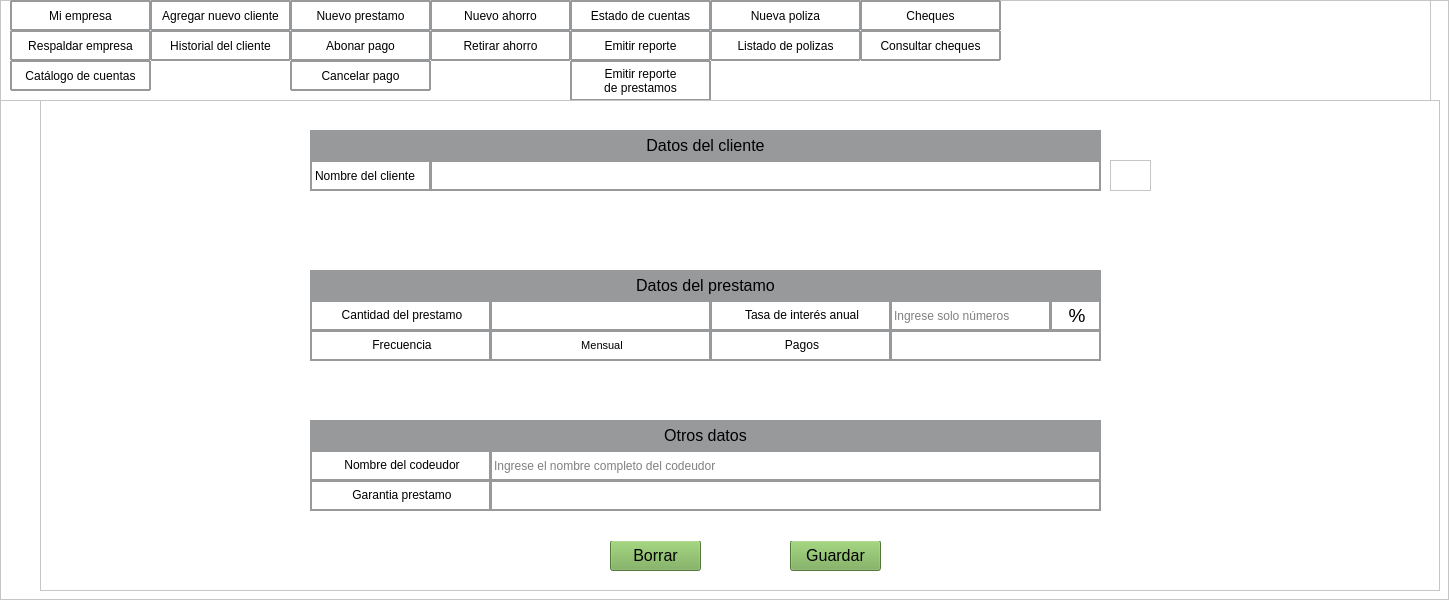
             <widget class="QFrame" name="contenido">
              <property name="styleSheet">
               <string notr="true">background-color: rgb(255, 255, 255);</string>
              </property>
              <property name="frameShape">
               <enum>QFrame::StyledPanel</enum>
              </property>
              <property name="frameShadow">
               <enum>QFrame::Raised</enum>
              </property>
              <widget class="QLabel" name="label_18">
               <property name="geometry">
                <rect>
                 <x>1000</x>
                 <y>10</y>
                 <width>251</width>
                 <height>51</height>
                </rect>
               </property>
               <property name="text">
                <string/>
               </property>
              </widget>
              <widget class="QFrame" name="frame">
               <property name="geometry">
                <rect>
                 <x>0</x>
                 <y>0</y>
                 <width>1431</width>
                 <height>101</height>
                </rect>
               </property>
               <property name="frameShape">
                <enum>QFrame::StyledPanel</enum>
               </property>
               <property name="frameShadow">
                <enum>QFrame::Raised</enum>
               </property>
               <widget class="QLabel" name="IngresaTitulo">
                <property name="geometry">
                 <rect>
                  <x>292</x>
                  <y>20</y>
                  <width>841</width>
                  <height>61</height>
                 </rect>
                </property>
                <property name="minimumSize">
                 <size>
                  <width>750</width>
                  <height>0</height>
                 </size>
                </property>
                <property name="maximumSize">
                 <size>
                  <width>1600</width>
                  <height>16777215</height>
                 </size>
                </property>
                <property name="font">
                 <font>
                  <pointsize>16</pointsize>
                 </font>
                </property>
                <property name="styleSheet">
                 <string notr="true"/>
                </property>
                <property name="text">
                 <string>&lt;html&gt;&lt;head/&gt;&lt;body&gt;&lt;p align=&quot;center&quot;&gt;Nuevo prestamo&lt;/p&gt;&lt;/body&gt;&lt;/html&gt;</string>
                </property>
               </widget>
               <widget class="QLabel" name="label_10">
                <property name="geometry">
                 <rect>
                  <x>1200</x>
                  <y>10</y>
                  <width>80</width>
                  <height>80</height>
                 </rect>
                </property>
                <property name="minimumSize">
                 <size>
                  <width>80</width>
                  <height>80</height>
                 </size>
                </property>
                <property name="text">
                 <string/>
                </property>
                <property name="pixmap">
                 <pixmap resource="../imagenes/res.qrc">:/imagen/logobueno_preview_rev_1.png</pixmap>
                </property>
               </widget>
               <widget class="QPushButton" name="Catalogo">
                <property name="geometry">
                 <rect>
                  <x>10</x>
                  <y>60</y>
                  <width>141</width>
                  <height>31</height>
                 </rect>
                </property>
                <property name="styleSheet">
                 <string notr="true">border-style: solid;
border-width: 2px;
border-color: rgb(151, 153, 155);
border-radius: 1px;
</string>
                </property>
                <property name="text">
                 <string>Catálogo de cuentas</string>
                </property>
               </widget>
               <widget class="QPushButton" name="Respaldo">
                <property name="geometry">
                 <rect>
                  <x>10</x>
                  <y>30</y>
                  <width>141</width>
                  <height>31</height>
                 </rect>
                </property>
                <property name="styleSheet">
                 <string notr="true">border-style: solid;
border-width: 2px;
border-color: rgb(151, 153, 155);
border-radius: 1px;
</string>
                </property>
                <property name="text">
                 <string>Respaldar empresa</string>
                </property>
               </widget>
               <widget class="QPushButton" name="Mi_Empresa">
                <property name="geometry">
                 <rect>
                  <x>10</x>
                  <y>0</y>
                  <width>141</width>
                  <height>31</height>
                 </rect>
                </property>
                <property name="styleSheet">
                 <string notr="true">border-style: solid;
border-width: 2px;
border-color: rgb(151, 153, 155);
border-radius: 1px;
</string>
                </property>
                <property name="text">
                 <string>Mi empresa</string>
                </property>
               </widget>
               <widget class="QPushButton" name="Ahorro">
                <property name="geometry">
                 <rect>
                  <x>430</x>
                  <y>0</y>
                  <width>141</width>
                  <height>31</height>
                 </rect>
                </property>
                <property name="styleSheet">
                 <string notr="true">border-style: solid;
border-width: 2px;
border-color: rgb(151, 153, 155);
border-radius: 1px;
</string>
                </property>
                <property name="text">
                 <string>Nuevo ahorro</string>
                </property>
               </widget>
               <widget class="QPushButton" name="abonar">
                <property name="geometry">
                 <rect>
                  <x>290</x>
                  <y>30</y>
                  <width>141</width>
                  <height>31</height>
                 </rect>
                </property>
                <property name="styleSheet">
                 <string notr="true">border-style: solid;
border-width: 2px;
border-color: rgb(151, 153, 155);
border-radius: 1px;
</string>
                </property>
                <property name="text">
                 <string>Abonar pago</string>
                </property>
               </widget>
               <widget class="QPushButton" name="Reportes">
                <property name="geometry">
                 <rect>
                  <x>570</x>
                  <y>30</y>
                  <width>141</width>
                  <height>31</height>
                 </rect>
                </property>
                <property name="styleSheet">
                 <string notr="true">border-style: solid;
border-width: 2px;
border-color: rgb(151, 153, 155);
border-radius: 1px;
</string>
                </property>
                <property name="text">
                 <string>Emitir reporte</string>
                </property>
               </widget>
               <widget class="QPushButton" name="Polizas">
                <property name="geometry">
                 <rect>
                  <x>710</x>
                  <y>0</y>
                  <width>151</width>
                  <height>31</height>
                 </rect>
                </property>
                <property name="styleSheet">
                 <string notr="true">border-style: solid;
border-width: 2px;
border-color: rgb(151, 153, 155);
border-radius: 1px;
</string>
                </property>
                <property name="text">
                 <string>Nueva poliza</string>
                </property>
               </widget>
               <widget class="QPushButton" name="Historial">
                <property name="geometry">
                 <rect>
                  <x>150</x>
                  <y>30</y>
                  <width>141</width>
                  <height>31</height>
                 </rect>
                </property>
                <property name="styleSheet">
                 <string notr="true">border-style: solid;
border-width: 2px;
border-color: rgb(151, 153, 155);
border-radius: 1px;
</string>
                </property>
                <property name="text">
                 <string>Historial del cliente</string>
                </property>
               </widget>
               <widget class="QPushButton" name="Estado">
                <property name="geometry">
                 <rect>
                  <x>570</x>
                  <y>0</y>
                  <width>141</width>
                  <height>31</height>
                 </rect>
                </property>
                <property name="styleSheet">
                 <string notr="true">border-style: solid;
border-width: 2px;
border-color: rgb(151, 153, 155);
border-radius: 1px;
</string>
                </property>
                <property name="text">
                 <string>Estado de cuentas</string>
                </property>
               </widget>
               <widget class="QPushButton" name="cancelar">
                <property name="geometry">
                 <rect>
                  <x>290</x>
                  <y>60</y>
                  <width>141</width>
                  <height>31</height>
                 </rect>
                </property>
                <property name="styleSheet">
                 <string notr="true">border-style: solid;
border-width: 2px;
border-color: rgb(151, 153, 155);
border-radius: 1px;
</string>
                </property>
                <property name="text">
                 <string>Cancelar pago</string>
                </property>
               </widget>
               <widget class="QPushButton" name="Cliente">
                <property name="geometry">
                 <rect>
                  <x>150</x>
                  <y>0</y>
                  <width>141</width>
                  <height>31</height>
                 </rect>
                </property>
                <property name="styleSheet">
                 <string notr="true">border-style: solid;
border-width: 2px;
border-color: rgb(151, 153, 155);
border-radius: 1px;
</string>
                </property>
                <property name="text">
                 <string>Agregar nuevo cliente</string>
                </property>
               </widget>
               <widget class="QPushButton" name="Retirar">
                <property name="geometry">
                 <rect>
                  <x>430</x>
                  <y>30</y>
                  <width>141</width>
                  <height>31</height>
                 </rect>
                </property>
                <property name="styleSheet">
                 <string notr="true">border-style: solid;
border-width: 2px;
border-color: rgb(151, 153, 155);
border-radius: 1px;
</string>
                </property>
                <property name="text">
                 <string>Retirar ahorro</string>
                </property>
               </widget>
               <widget class="QPushButton" name="Cheques">
                <property name="geometry">
                 <rect>
                  <x>860</x>
                  <y>0</y>
                  <width>141</width>
                  <height>31</height>
                 </rect>
                </property>
                <property name="styleSheet">
                 <string notr="true">border-style: solid;
border-width: 2px;
border-color: rgb(151, 153, 155);
border-radius: 1px;
</string>
                </property>
                <property name="text">
                 <string>Cheques</string>
                </property>
               </widget>
               <widget class="QPushButton" name="Consulta_cheque">
                <property name="geometry">
                 <rect>
                  <x>860</x>
                  <y>30</y>
                  <width>141</width>
                  <height>31</height>
                 </rect>
                </property>
                <property name="styleSheet">
                 <string notr="true">border-style: solid;
border-width: 2px;
border-color: rgb(151, 153, 155);
border-radius: 1px;
</string>
                </property>
                <property name="text">
                 <string>Consultar cheques</string>
                </property>
               </widget>
               <widget class="QPushButton" name="Listado">
                <property name="geometry">
                 <rect>
                  <x>710</x>
                  <y>30</y>
                  <width>151</width>
                  <height>31</height>
                 </rect>
                </property>
                <property name="styleSheet">
                 <string notr="true">border-style: solid;
border-width: 2px;
border-color: rgb(151, 153, 155);
border-radius: 1px;
</string>
                </property>
                <property name="text">
                 <string>Listado de polizas</string>
                </property>
               </widget>
               <widget class="QPushButton" name="prestamo">
                <property name="geometry">
                 <rect>
                  <x>290</x>
                  <y>0</y>
                  <width>141</width>
                  <height>31</height>
                 </rect>
                </property>
                <property name="styleSheet">
                 <string notr="true">border-style: solid;
border-width: 2px;
border-color: rgb(151, 153, 155);
border-radius: 1px;
</string>
                </property>
                <property name="text">
                 <string>Nuevo prestamo</string>
                </property>
               </widget>
               <widget class="QPushButton" name="Reportes_2">
                <property name="geometry">
                 <rect>
                  <x>570</x>
                  <y>60</y>
                  <width>141</width>
                  <height>41</height>
                 </rect>
                </property>
                <property name="styleSheet">
                 <string notr="true">border-style: solid;
border-width: 2px;
border-color: rgb(151, 153, 155);
border-radius: 1px;
</string>
                </property>
                <property name="text">
                 <string>Emitir reporte 
de prestamos</string>
                </property>
               </widget>
              </widget>
              <widget class="QFrame" name="Desarrollo">
               <property name="geometry">
                <rect>
                 <x>40</x>
                 <y>100</y>
                 <width>1400</width>
                 <height>491</height>
                </rect>
               </property>
               <property name="frameShape">
                <enum>QFrame::StyledPanel</enum>
               </property>
               <property name="frameShadow">
                <enum>QFrame::Raised</enum>
               </property>
               <widget class="QLabel" name="label_41">
                <property name="geometry">
                 <rect>
                  <x>270</x>
                  <y>350</y>
                  <width>181</width>
                  <height>31</height>
                 </rect>
                </property>
                <property name="styleSheet">
                 <string notr="true">border-style: solid;
border-width: 2px;
border-color: rgb(151, 153, 155);</string>
                </property>
                <property name="text">
                 <string>&lt;html&gt;&lt;head/&gt;&lt;body&gt;&lt;p align=&quot;center&quot;&gt;Nombre del codeudor&lt;/p&gt;&lt;/body&gt;&lt;/html&gt;</string>
                </property>
               </widget>
               <widget class="QLabel" name="label_29">
                <property name="geometry">
                 <rect>
                  <x>270</x>
                  <y>60</y>
                  <width>121</width>
                  <height>31</height>
                 </rect>
                </property>
                <property name="styleSheet">
                 <string notr="true">border-style: solid;
border-width: 2px;
border-color: rgb(151, 153, 155);</string>
                </property>
                <property name="text">
                 <string>Nombre del cliente</string>
                </property>
               </widget>
               <widget class="QLabel" name="label_32">
                <property name="geometry">
                 <rect>
                  <x>270</x>
                  <y>170</y>
                  <width>791</width>
                  <height>31</height>
                 </rect>
                </property>
                <property name="styleSheet">
                 <string notr="true">background-color: rgb(151, 153, 155);</string>
                </property>
                <property name="text">
                 <string>&lt;html&gt;&lt;head/&gt;&lt;body&gt;&lt;p align=&quot;center&quot;&gt;&lt;span style=&quot; font-size:12pt;&quot;&gt;Datos del prestamo&lt;/span&gt;&lt;/p&gt;&lt;/body&gt;&lt;/html&gt;</string>
                </property>
               </widget>
               <widget class="QLabel" name="label_33">
                <property name="geometry">
                 <rect>
                  <x>270</x>
                  <y>320</y>
                  <width>791</width>
                  <height>31</height>
                 </rect>
                </property>
                <property name="styleSheet">
                 <string notr="true">background-color: rgb(151, 153, 155);</string>
                </property>
                <property name="text">
                 <string>&lt;html&gt;&lt;head/&gt;&lt;body&gt;&lt;p align=&quot;center&quot;&gt;&lt;span style=&quot; font-size:12pt;&quot;&gt;Otros datos&lt;/span&gt;&lt;/p&gt;&lt;/body&gt;&lt;/html&gt;</string>
                </property>
               </widget>
               <widget class="QLabel" name="label_37">
                <property name="geometry">
                 <rect>
                  <x>670</x>
                  <y>200</y>
                  <width>181</width>
                  <height>31</height>
                 </rect>
                </property>
                <property name="styleSheet">
                 <string notr="true">border-style: solid;
border-width: 2px;
border-color: rgb(151, 153, 155);</string>
                </property>
                <property name="text">
                 <string>&lt;html&gt;&lt;head/&gt;&lt;body&gt;&lt;p align=&quot;center&quot;&gt;Tasa de interés anual&lt;/p&gt;&lt;/body&gt;&lt;/html&gt;</string>
                </property>
               </widget>
               <widget class="QLineEdit" name="Garantia">
                <property name="geometry">
                 <rect>
                  <x>450</x>
                  <y>380</y>
                  <width>611</width>
                  <height>31</height>
                 </rect>
                </property>
                <property name="styleSheet">
                 <string notr="true">border-style: solid;
border-width: 2px;
border-color: rgb(151, 153, 155);</string>
                </property>
               </widget>
               <widget class="QLabel" name="label_19">
                <property name="geometry">
                 <rect>
                  <x>270</x>
                  <y>30</y>
                  <width>791</width>
                  <height>31</height>
                 </rect>
                </property>
                <property name="styleSheet">
                 <string notr="true">background-color: rgb(151, 153, 155);</string>
                </property>
                <property name="text">
                 <string>&lt;html&gt;&lt;head/&gt;&lt;body&gt;&lt;p align=&quot;center&quot;&gt;&lt;span style=&quot; font-size:12pt;&quot;&gt;   Datos del cliente&lt;/span&gt;&lt;/p&gt;&lt;/body&gt;&lt;/html&gt;</string>
                </property>
               </widget>
               <widget class="QLineEdit" name="Codeudor">
                <property name="geometry">
                 <rect>
                  <x>450</x>
                  <y>350</y>
                  <width>611</width>
                  <height>31</height>
                 </rect>
                </property>
                <property name="styleSheet">
                 <string notr="true">border-style: solid;
border-width: 2px;
border-color: rgb(151, 153, 155);</string>
                </property>
                <property name="placeholderText">
                 <string>Ingrese el nombre completo del codeudor</string>
                </property>
               </widget>
               <widget class="QLineEdit" name="Cantidad">
                <property name="geometry">
                 <rect>
                  <x>450</x>
                  <y>200</y>
                  <width>221</width>
                  <height>31</height>
                 </rect>
                </property>
                <property name="styleSheet">
                 <string notr="true">border-style: solid;
border-width: 2px;
border-color: rgb(151, 153, 155);</string>
                </property>
               </widget>
               <widget class="QPushButton" name="Guardar">
                <property name="geometry">
                 <rect>
                  <x>750</x>
                  <y>440</y>
                  <width>91</width>
                  <height>31</height>
                 </rect>
                </property>
                <property name="font">
                 <font>
                  <pointsize>12</pointsize>
                 </font>
                </property>
                <property name="styleSheet">
                 <string notr="true">
background-color: rgb(116, 170, 80);

</string>
                </property>
                <property name="text">
                 <string>Guardar</string>
                </property>
               </widget>
               <widget class="QPushButton" name="Borrar">
                <property name="geometry">
                 <rect>
                  <x>570</x>
                  <y>440</y>
                  <width>91</width>
                  <height>31</height>
                 </rect>
                </property>
                <property name="font">
                 <font>
                  <pointsize>12</pointsize>
                 </font>
                </property>
                <property name="styleSheet">
                 <string notr="true">
background-color: rgb(116, 170, 80);

</string>
                </property>
                <property name="text">
                 <string>Borrar</string>
                </property>
               </widget>
               <widget class="QLabel" name="label_36">
                <property name="geometry">
                 <rect>
                  <x>270</x>
                  <y>200</y>
                  <width>181</width>
                  <height>31</height>
                 </rect>
                </property>
                <property name="styleSheet">
                 <string notr="true">border-style: solid;
border-width: 2px;
border-color: rgb(151, 153, 155);</string>
                </property>
                <property name="text">
                 <string>&lt;html&gt;&lt;head/&gt;&lt;body&gt;&lt;p align=&quot;center&quot;&gt;Cantidad del prestamo&lt;/p&gt;&lt;/body&gt;&lt;/html&gt;</string>
                </property>
               </widget>
               <widget class="QLineEdit" name="Interes">
                <property name="geometry">
                 <rect>
                  <x>850</x>
                  <y>200</y>
                  <width>161</width>
                  <height>31</height>
                 </rect>
                </property>
                <property name="styleSheet">
                 <string notr="true">border-style: solid;
border-width: 2px;
border-color: rgb(151, 153, 155);</string>
                </property>
                <property name="placeholderText">
                 <string>Ingrese solo números</string>
                </property>
               </widget>
               <widget class="QLabel" name="label_42">
                <property name="geometry">
                 <rect>
                  <x>270</x>
                  <y>380</y>
                  <width>181</width>
                  <height>31</height>
                 </rect>
                </property>
                <property name="styleSheet">
                 <string notr="true">border-style: solid;
border-width: 2px;
border-color: rgb(151, 153, 155);</string>
                </property>
                <property name="text">
                 <string>&lt;html&gt;&lt;head/&gt;&lt;body&gt;&lt;p align=&quot;center&quot;&gt;Garantia prestamo&lt;/p&gt;&lt;/body&gt;&lt;/html&gt;</string>
                </property>
               </widget>
               <widget class="QLabel" name="label_3">
                <property name="geometry">
                 <rect>
                  <x>1010</x>
                  <y>200</y>
                  <width>51</width>
                  <height>31</height>
                 </rect>
                </property>
                <property name="styleSheet">
                 <string notr="true">border-style: solid;
border-width: 2px;
border-color: rgb(151, 153, 155);</string>
                </property>
                <property name="text">
                 <string>&lt;html&gt;&lt;head/&gt;&lt;body&gt;&lt;p align=&quot;center&quot;&gt;&lt;span style=&quot; font-size:14pt;&quot;&gt;%&lt;/span&gt;&lt;/p&gt;&lt;/body&gt;&lt;/html&gt;</string>
                </property>
               </widget>
               <widget class="QLabel" name="label_38">
                <property name="geometry">
                 <rect>
                  <x>270</x>
                  <y>230</y>
                  <width>181</width>
                  <height>31</height>
                 </rect>
                </property>
                <property name="styleSheet">
                 <string notr="true">border-style: solid;
border-width: 2px;
border-color: rgb(151, 153, 155);</string>
                </property>
                <property name="text">
                 <string>&lt;html&gt;&lt;head/&gt;&lt;body&gt;&lt;p align=&quot;center&quot;&gt;Frecuencia&lt;/p&gt;&lt;/body&gt;&lt;/html&gt;</string>
                </property>
               </widget>
               <widget class="QLabel" name="label_40">
                <property name="geometry">
                 <rect>
                  <x>670</x>
                  <y>230</y>
                  <width>181</width>
                  <height>31</height>
                 </rect>
                </property>
                <property name="styleSheet">
                 <string notr="true">border-style: solid;
border-width: 2px;
border-color: rgb(151, 153, 155);</string>
                </property>
                <property name="text">
                 <string>&lt;html&gt;&lt;head/&gt;&lt;body&gt;&lt;p align=&quot;center&quot;&gt;Pagos&lt;/p&gt;&lt;/body&gt;&lt;/html&gt;</string>
                </property>
               </widget>
               <widget class="QLineEdit" name="Frecuencia">
                <property name="geometry">
                 <rect>
                  <x>850</x>
                  <y>230</y>
                  <width>211</width>
                  <height>31</height>
                 </rect>
                </property>
                <property name="styleSheet">
                 <string notr="true">border-style: solid;
border-width: 2px;
border-color: rgb(151, 153, 155);</string>
                </property>
               </widget>
               <widget class="QLabel" name="cantidad_prestamo">
                <property name="geometry">
                 <rect>
                  <x>270</x>
                  <y>130</y>
                  <width>781</width>
                  <height>31</height>
                 </rect>
                </property>
                <property name="styleSheet">
                 <string notr="true">color: rgb(48, 127, 226);</string>
                </property>
                <property name="text">
                 <string>&lt;html&gt;&lt;head/&gt;&lt;body&gt;&lt;p align=&quot;center&quot;&gt;&lt;br/&gt;&lt;/p&gt;&lt;/body&gt;&lt;/html&gt;</string>
                </property>
               </widget>
               <widget class="QLabel" name="TextoError">
                <property name="geometry">
                 <rect>
                  <x>270</x>
                  <y>290</y>
                  <width>781</width>
                  <height>21</height>
                 </rect>
                </property>
                <property name="styleSheet">
                 <string notr="true">color: rgb(249, 66, 58);</string>
                </property>
                <property name="text">
                 <string>&lt;html&gt;&lt;head/&gt;&lt;body&gt;&lt;p align=&quot;center&quot;&gt;&lt;br/&gt;&lt;/p&gt;&lt;/body&gt;&lt;/html&gt;</string>
                </property>
               </widget>
               <widget class="QPlainTextEdit" name="plainTextEdit">
                <property name="geometry">
                 <rect>
                  <x>1070</x>
                  <y>60</y>
                  <width>41</width>
                  <height>31</height>
                 </rect>
                </property>
               </widget>
               <widget class="QLabel" name="nom_cliente">
                <property name="geometry">
                 <rect>
                  <x>390</x>
                  <y>60</y>
                  <width>671</width>
                  <height>31</height>
                 </rect>
                </property>
                <property name="toolTip">
                 <string>&lt;html&gt;&lt;head/&gt;&lt;body&gt;&lt;p align=&quot;center&quot;&gt;&lt;br/&gt;&lt;/p&gt;&lt;/body&gt;&lt;/html&gt;</string>
                </property>
                <property name="styleSheet">
                 <string notr="true">border-style: solid;
border-width: 2px;
border-color: rgb(151, 153, 155);</string>
                </property>
                <property name="text">
                 <string>&lt;html&gt;&lt;head/&gt;&lt;body&gt;&lt;p align=&quot;center&quot;&gt;&lt;span style=&quot; font-size:12pt;&quot;&gt;&lt;br/&gt;&lt;/span&gt;&lt;/p&gt;&lt;/body&gt;&lt;/html&gt;</string>
                </property>
               </widget>
               <widget class="QLabel" name="TextoError_2">
                <property name="geometry">
                 <rect>
                  <x>450</x>
                  <y>420</y>
                  <width>601</width>
                  <height>21</height>
                 </rect>
                </property>
                <property name="styleSheet">
                 <string notr="true">color: rgb(48, 127, 226);</string>
                </property>
                <property name="text">
                 <string>&lt;html&gt;&lt;head/&gt;&lt;body&gt;&lt;p align=&quot;center&quot;&gt;&lt;br/&gt;&lt;/p&gt;&lt;/body&gt;&lt;/html&gt;</string>
                </property>
               </widget>
               <widget class="QLabel" name="Plazo_max">
                <property name="geometry">
                 <rect>
                  <x>270</x>
                  <y>270</y>
                  <width>781</width>
                  <height>21</height>
                 </rect>
                </property>
                <property name="styleSheet">
                 <string notr="true">color: rgb(249, 66, 58);</string>
                </property>
                <property name="text">
                 <string>&lt;html&gt;&lt;head/&gt;&lt;body&gt;&lt;p align=&quot;center&quot;&gt;&lt;br/&gt;&lt;/p&gt;&lt;/body&gt;&lt;/html&gt;</string>
                </property>
               </widget>
               <widget class="QLabel" name="Tiempo">
                <property name="geometry">
                 <rect>
                  <x>450</x>
                  <y>230</y>
                  <width>221</width>
                  <height>31</height>
                 </rect>
                </property>
                <property name="toolTip">
                 <string>&lt;html&gt;&lt;head/&gt;&lt;body&gt;&lt;p align=&quot;center&quot;&gt;&lt;br/&gt;&lt;/p&gt;&lt;/body&gt;&lt;/html&gt;</string>
                </property>
                <property name="styleSheet">
                 <string notr="true">border-style: solid;
font: 9pt &quot;Segoe UI&quot;;
border-width: 2px;
border-color: rgb(151, 153, 155);</string>
                </property>
                <property name="frameShape">
                 <enum>QFrame::NoFrame</enum>
                </property>
                <property name="frameShadow">
                 <enum>QFrame::Plain</enum>
                </property>
                <property name="text">
                 <string>&lt;html&gt;&lt;head/&gt;&lt;body&gt;&lt;p align=&quot;center&quot;&gt;&lt;span style=&quot; font-size:8pt;&quot;&gt;Mensual&lt;/span&gt;&lt;/p&gt;&lt;/body&gt;&lt;/html&gt;</string>
                </property>
                <property name="textInteractionFlags">
                 <set>Qt::LinksAccessibleByKeyboard|Qt::LinksAccessibleByMouse|Qt::TextBrowserInteraction|Qt::TextEditable|Qt::TextSelectableByMouse</set>
                </property>
               </widget>
              </widget>
             </widget>
